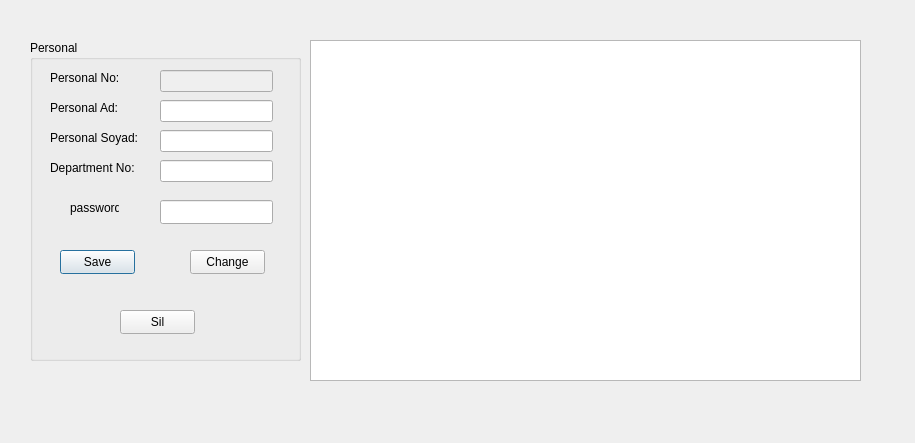
<?xml version="1.0" encoding="UTF-8"?>
<ui version="4.0">
 <class>personel</class>
 <widget class="QDialog" name="personel">
  <property name="geometry">
   <rect>
    <x>0</x>
    <y>0</y>
    <width>915</width>
    <height>443</height>
   </rect>
  </property>
  <property name="windowTitle">
   <string>Dialog</string>
  </property>
  <widget class="QTableView" name="tableView">
   <property name="geometry">
    <rect>
     <x>310</x>
     <y>40</y>
     <width>551</width>
     <height>341</height>
    </rect>
   </property>
  </widget>
  <widget class="QGroupBox" name="groupBox">
   <property name="geometry">
    <rect>
     <x>30</x>
     <y>40</y>
     <width>271</width>
     <height>321</height>
    </rect>
   </property>
   <property name="title">
    <string>Personal</string>
   </property>
   <widget class="QLabel" name="label">
    <property name="geometry">
     <rect>
      <x>20</x>
      <y>60</y>
      <width>101</width>
      <height>16</height>
     </rect>
    </property>
    <property name="text">
     <string>Personal Ad:</string>
    </property>
   </widget>
   <widget class="QLabel" name="label_2">
    <property name="geometry">
     <rect>
      <x>20</x>
      <y>90</y>
      <width>111</width>
      <height>16</height>
     </rect>
    </property>
    <property name="text">
     <string>Personal Soyad:</string>
    </property>
   </widget>
   <widget class="QLabel" name="label_3">
    <property name="geometry">
     <rect>
      <x>20</x>
      <y>30</y>
      <width>121</width>
      <height>16</height>
     </rect>
    </property>
    <property name="text">
     <string>Personal No:</string>
    </property>
   </widget>
   <widget class="QLineEdit" name="lineEdit_personel_no">
    <property name="enabled">
     <bool>false</bool>
    </property>
    <property name="geometry">
     <rect>
      <x>130</x>
      <y>30</y>
      <width>113</width>
      <height>22</height>
     </rect>
    </property>
   </widget>
   <widget class="QLineEdit" name="lineEdit_personel_ad">
    <property name="geometry">
     <rect>
      <x>130</x>
      <y>60</y>
      <width>113</width>
      <height>22</height>
     </rect>
    </property>
   </widget>
   <widget class="QLineEdit" name="lineEdit_personel_soyad">
    <property name="geometry">
     <rect>
      <x>130</x>
      <y>90</y>
      <width>113</width>
      <height>22</height>
     </rect>
    </property>
   </widget>
   <widget class="QPushButton" name="pushButton_kaydet">
    <property name="geometry">
     <rect>
      <x>30</x>
      <y>210</y>
      <width>75</width>
      <height>24</height>
     </rect>
    </property>
    <property name="text">
     <string>Save</string>
    </property>
   </widget>
   <widget class="QPushButton" name="pushButton_degistir">
    <property name="geometry">
     <rect>
      <x>160</x>
      <y>210</y>
      <width>75</width>
      <height>24</height>
     </rect>
    </property>
    <property name="text">
     <string>Change</string>
    </property>
   </widget>
   <widget class="QPushButton" name="pushButton_sil">
    <property name="geometry">
     <rect>
      <x>90</x>
      <y>270</y>
      <width>75</width>
      <height>24</height>
     </rect>
    </property>
    <property name="text">
     <string>Sil</string>
    </property>
   </widget>
   <widget class="QLineEdit" name="lineEdit_departman_no">
    <property name="geometry">
     <rect>
      <x>130</x>
      <y>120</y>
      <width>113</width>
      <height>22</height>
     </rect>
    </property>
   </widget>
   <widget class="QLabel" name="label_7">
    <property name="geometry">
     <rect>
      <x>20</x>
      <y>120</y>
      <width>121</width>
      <height>16</height>
     </rect>
    </property>
    <property name="text">
     <string>Department No:</string>
    </property>
   </widget>
   <widget class="QLabel" name="label_9">
    <property name="geometry">
     <rect>
      <x>40</x>
      <y>160</y>
      <width>49</width>
      <height>16</height>
     </rect>
    </property>
    <property name="text">
     <string>password</string>
    </property>
   </widget>
   <widget class="QLineEdit" name="password">
    <property name="geometry">
     <rect>
      <x>130</x>
      <y>160</y>
      <width>113</width>
      <height>24</height>
     </rect>
    </property>
   </widget>
  </widget>
 </widget>
 <resources/>
 <connections/>
</ui>
